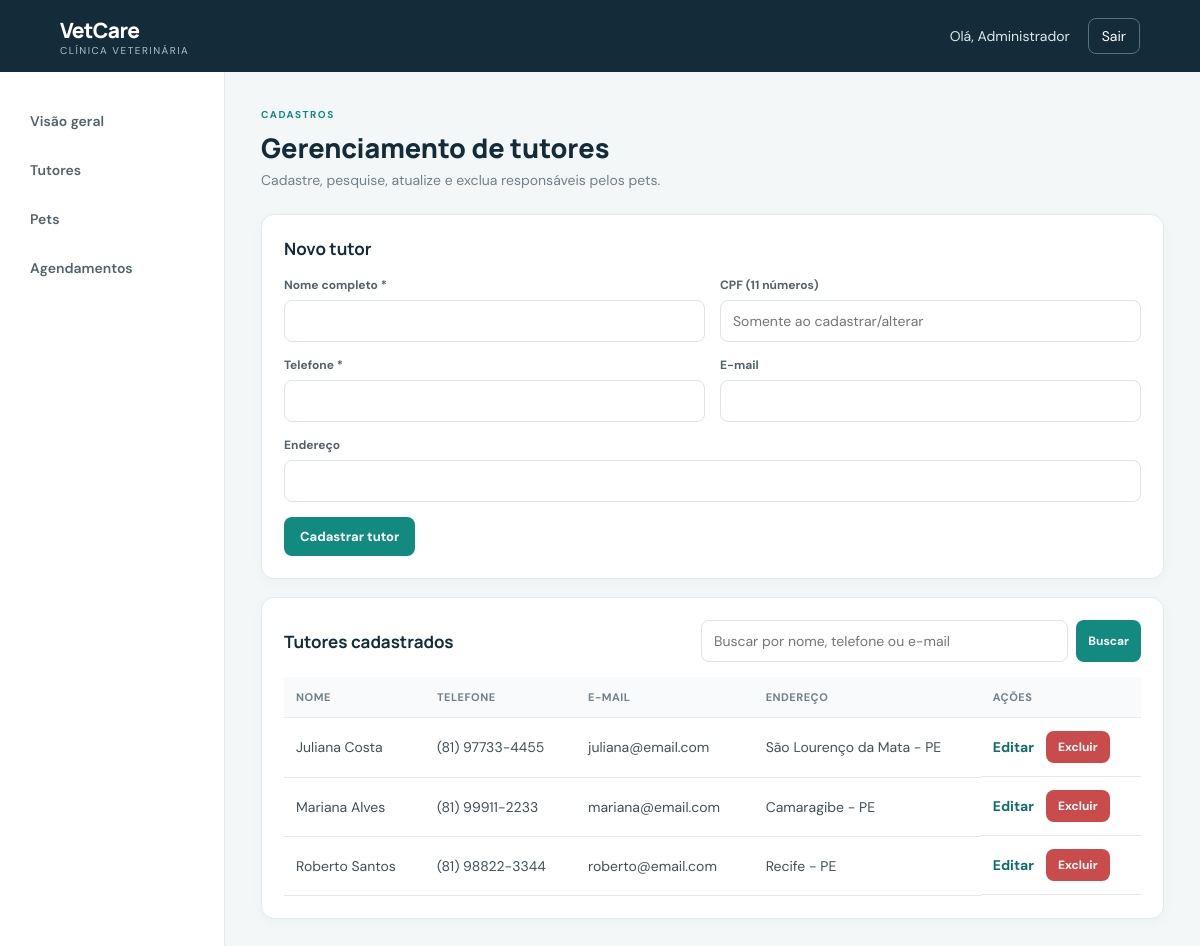
Screenshot of /tutores.php (signed in) with the database file from the repository.
### tables this page shows
CREATE TABLE tutores (
    id_tutor INT AUTO_INCREMENT PRIMARY KEY,
    nome VARCHAR(120) NOT NULL,
    cpf_criptografado TEXT NULL,
    telefone VARCHAR(25) NOT NULL,
    email VARCHAR(150) NULL,
    endereco VARCHAR(255) NULL,
    criado_em TIMESTAMP DEFAULT CURRENT_TIMESTAMP
);

### tutores.php (the view, shortened to what this page needs)
<?php
require_once __DIR__ . '/funcoes.php';
$edicao = null;
$busca = trim($_GET['busca'] ?? '');
if ($busca !== '') {
    $termo = '%' . $busca . '%';
    $stmt = $conexao->prepare('SELECT * FROM tutores WHERE nome LIKE ? OR telefone LIKE ? OR email LIKE ? ORDER BY nome');
    $stmt->bind_param('sss', $termo, $termo, $termo);
    $stmt->execute();
    $lista = $stmt->get_result();
} else {
    $lista = $conexao->query('SELECT * FROM tutores ORDER BY nome');
}
?>
<div class="page-heading"><div><p class="eyebrow">CADASTROS</p><h1>Gerenciamento de tutores</h1><p class="muted">Cadastre, pesquise, atualize e exclua responsáveis pelos pets.</p></div></div>
<div class="panel">
    <h2><?= $edicao ? 'Editar tutor' : 'Novo tutor' ?></h2>
    <form method="post" class="form-grid">
        <div><label>Nome completo *</label><input name="nome" required value="<?=h($edicao['nome'] ?? '')?>"></div>
        <div><label>CPF (11 números)</label><input name="cpf" inputmode="numeric" maxlength="14" placeholder="Somente ao cadastrar/alterar"></div>
        <div><label>Telefone *</label><input name="telefone" required value="<?=h($edicao['telefone'] ?? '')?>"></div>
        <div><label>E-mail</label><input type="email" name="email" value="<?=h($edicao['email'] ?? '')?>"></div>
        <div class="span-2"><label>Endereço</label><input name="endereco" value="<?=h($edicao['endereco'] ?? '')?>"></div>
        <div class="span-2 actions">
            <button class="btn" type="submit"><?= $edicao ? 'Salvar alterações' : 'Cadastrar tutor' ?></button>
        </div>
    </form>
</div>
<div class="panel">
    <div class="panel-title">
        <h2>Tutores cadastrados</h2>
        <form method="get" class="search"><input name="busca" placeholder="Buscar por nome, telefone ou e-mail" value="<?=h($busca)?>"><button class="btn small">Buscar</button></form>
    </div>
    <div class="table-wrap"><table>
        <thead><tr><th>Nome</th><th>Telefone</th><th>E-mail</th><th>Endereço</th><th>Ações</th></tr></thead>
        <tbody>
        <?php if ($lista->num_rows === 0): ?>
            <tr><td colspan="5">Nenhum tutor encontrado.</td></tr>
        <?php else: while ($t = $lista->fetch_assoc()): ?>
            <tr>
                <td><?=h($t['nome'])?></td><td><?=h($t['telefone'])?></td><td><?=h($t['email'])?></td><td><?=h($t['endereco'])?></td>
                <td class="action-cell">
                    <a class="text-link" href="tutores.php?editar=<?=(int)$t['id_tutor']?>">Editar</a>
                    <form method="post" class="delete-form" onsubmit="return confirm('Tem certeza de que deseja excluir este tutor?');">
                        <button class="btn danger small" type="submit">Excluir</button>
                    </form>
                </td>
            </tr>
        <?php endwhile; endif; ?>
        </tbody>
    </table></div>
</div>

### assets/style.css (style rules this page uses)
:root { --navy:#142c3a;--teal:#138a80;--teal-dark:#0d6f68;--bg:#f3f7f8;--ink:#20313b;--muted:#71818a;--line:#e3eaed;--white:#fff }
* { box-sizing:border-box }
body { margin:0;background:var(--bg);color:var(--ink);font-family:'DM Sans',sans-serif;font-size:14px }
.page-heading { display:flex;justify-content:space-between;align-items:center;margin-bottom:25px }
.eyebrow { font-size:10px;font-weight:700;letter-spacing:1.5px;color:var(--teal);margin:0 0 8px }
.page-heading h1,.login-card h1 { font:800 27px Manrope,sans-serif;margin:0 0 5px;color:var(--navy) }
.muted { color:var(--muted);margin:0 }
.stat,.panel { background:white;border:1px solid var(--line);border-radius:13px;padding:22px;margin-bottom:18px;box-shadow:0 3px 12px #18384708 }
.panel h2 { font:700 17px Manrope;margin:0 0 17px;color:var(--navy) }
.panel-title { display:flex;justify-content:space-between;align-items:center;gap:15px;margin-bottom:15px }
.panel-title h2 { margin:0 }
.table-wrap { overflow-x:auto }
table { width:100%;border-collapse:collapse;white-space:nowrap }
th { text-align:left;color:#72828a;font-size:11px;text-transform:uppercase;letter-spacing:.5px;background:#f8fafb }
td,th { padding:13px 12px;border-bottom:1px solid var(--line) }
td { color:#40515a }
.btn { display:inline-flex;align-items:center;justify-content:center;background:var(--teal);color:white;border:0;border-radius:8px;padding:11px 16px;font:700 13px 'DM Sans';text-decoration:none;cursor:pointer }
.btn.small { padding:8px 12px;font-size:12px }
.form-grid { display:grid;grid-template-columns:repeat(2,minmax(0,1fr));gap:15px }
.form-grid label,.login-card label { display:block;font-size:12px;font-weight:700;color:#52636b;margin:0 0 7px }
.form-grid input,.form-grid select,.search input,.inline-form input,.inline-form select,.login-card input { width:100%;border:1px solid #dce5e8;border-radius:8px;padding:11px 12px;font:14px 'DM Sans';background:#fff;color:var(--ink);outline:none }
.span-2 { grid-column:span 2 }
.actions { display:flex;gap:9px }
.search { display:flex;gap:8px;min-width:min(440px,55%) }
.text-link { color:var(--teal-dark);font-weight:700;text-decoration:none }
.action-cell { display:flex;align-items:center;gap:12px;white-space:nowrap }
.delete-form { display:inline-flex;margin:0 }
.btn.danger { background:#c94b4b;color:#fff }

### rows the page displays
tutores: nome "Juliana Costa", telefone "(81) 97733-4455", email "juliana@email.com", endereco "São Lourenço da Mata - PE"
tutores: nome "Mariana Alves", telefone "(81) 99911-2233", email "mariana@email.com", endereco "Camaragibe - PE"
tutores: nome "Roberto Santos", telefone "(81) 98822-3344", email "roberto@email.com", endereco "Recife - PE"

### other values shown
$nome "Administrador"
